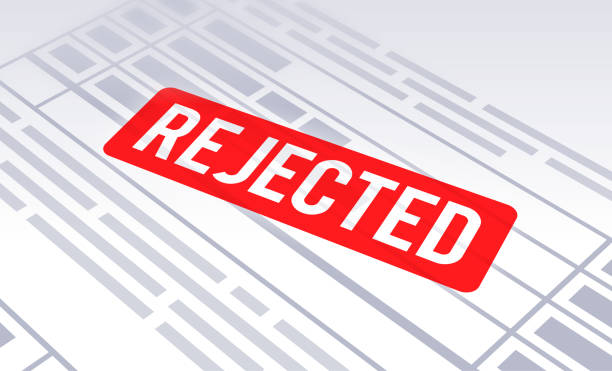
#> input picture 1.jpg, 612 x 371 px
$ python main.py
#> lines starting #> are read from the running program, lines starting #| are printed output that depends on the picture
import cv2
import numpy as np

img = cv2.imread("1.jpg")
#> img is the input picture: shape (371, 612, 3); mean B, G, R 214.8, 209.6, 234.6

if img is None:
    raise FileNotFoundError("1.jpg not found.")

img = cv2.resize(img, (1280, 720))
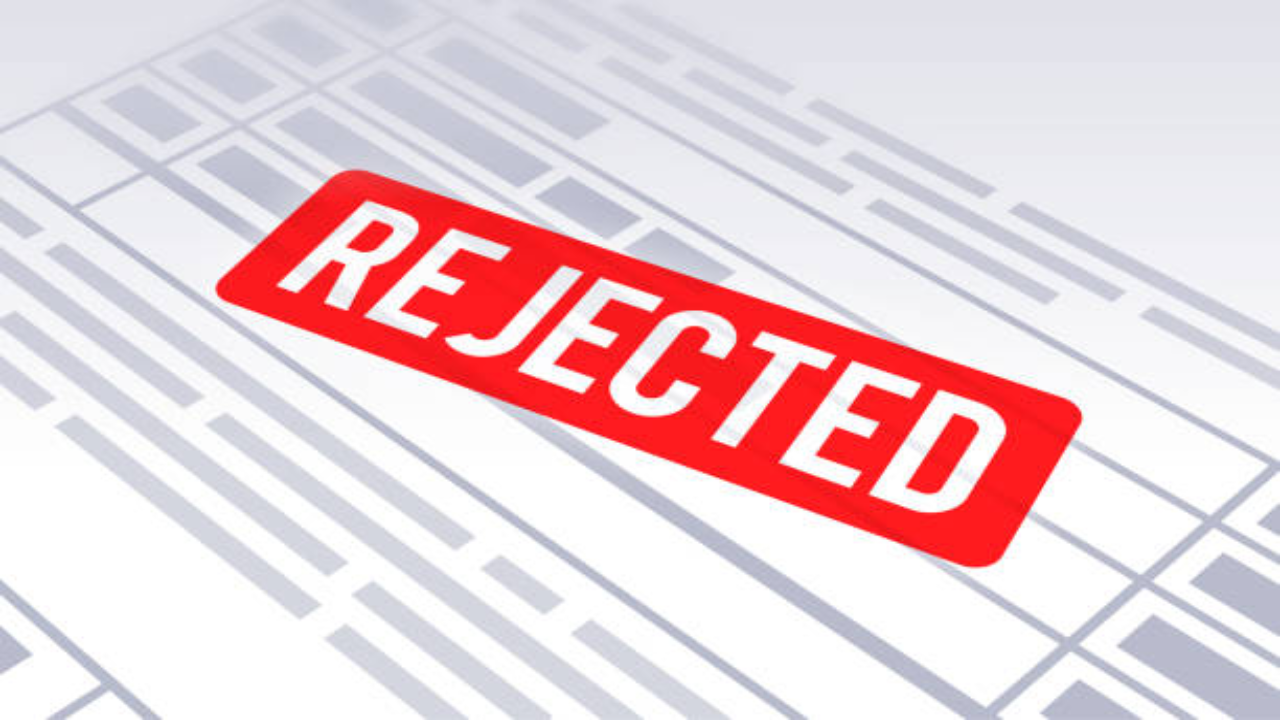
#> img: shape (720, 1280, 3); mean B, G, R 214.8, 209.5, 234.5
orig = img.copy()

points = []


# [65 lines left out: functions mouse_click, perspective_and_threshold, not called in this run]


cv2.namedWindow("Select Points")
cv2.imshow("Select Points", img)

cv2.setMouseCallback("Select Points", mouse_click)

print("Click 4 points in order:")
print("Top Left → Top Right → Bottom Right → Bottom Left")

cv2.waitKey(0)
cv2.destroyAllWindows()
